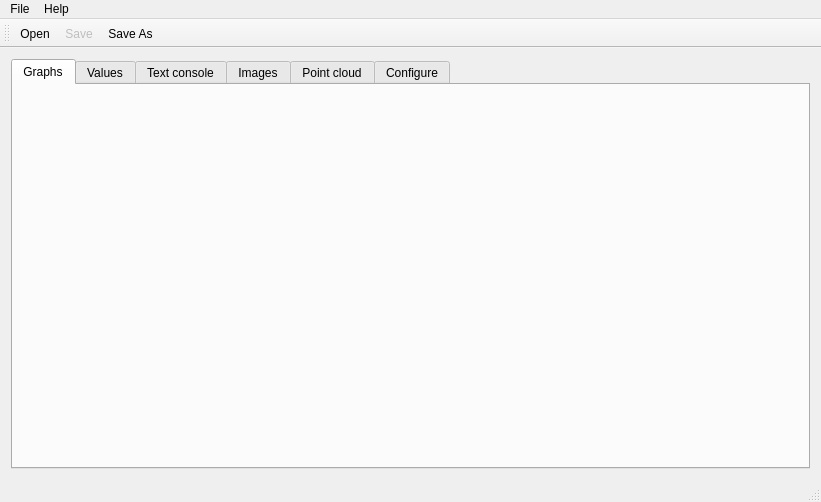
<?xml version="1.0" encoding="UTF-8"?>
<ui version="4.0">
 <class>PlotterMainView</class>
 <widget class="QMainWindow" name="PlotterMainView">
  <property name="geometry">
   <rect>
    <x>0</x>
    <y>0</y>
    <width>821</width>
    <height>502</height>
   </rect>
  </property>
  <property name="windowTitle">
   <string>plotter++</string>
  </property>
  <property name="windowIcon">
   <iconset resource="plotter_resource.qrc">
    <normaloff>:/icons/resources/app_icon.png</normaloff>:/icons/resources/app_icon.png</iconset>
  </property>
  <widget class="QWidget" name="centralWidget">
   <layout class="QHBoxLayout" name="horizontalLayout">
    <item>
     <widget class="QTabWidget" name="tabWidget">
      <property name="currentIndex">
       <number>0</number>
      </property>
      <widget class="QWidget" name="tabGraphic">
       <attribute name="title">
        <string>Graphs</string>
       </attribute>
       <layout class="QVBoxLayout" name="verticalLayout_3">
        <item>
         <layout class="QVBoxLayout" name="loGraphTab"/>
        </item>
       </layout>
      </widget>
      <widget class="QWidget" name="tabValues">
       <attribute name="title">
        <string>Values</string>
       </attribute>
       <layout class="QVBoxLayout" name="verticalLayout_4">
        <item>
         <layout class="QVBoxLayout" name="loValuesTab"/>
        </item>
       </layout>
      </widget>
      <widget class="QWidget" name="tabTextConsole">
       <attribute name="title">
        <string>Text console</string>
       </attribute>
       <layout class="QVBoxLayout" name="verticalLayout_5">
        <item>
         <layout class="QVBoxLayout" name="loTextConsole"/>
        </item>
       </layout>
      </widget>
      <widget class="QWidget" name="tabImages">
       <attribute name="title">
        <string>Images</string>
       </attribute>
       <layout class="QVBoxLayout" name="verticalLayout_6">
        <item>
         <layout class="QVBoxLayout" name="loImageTab"/>
        </item>
       </layout>
      </widget>
      <widget class="QWidget" name="tabPointCloud">
       <attribute name="title">
        <string>Point cloud</string>
       </attribute>
       <layout class="QVBoxLayout" name="verticalLayout">
        <item>
         <layout class="QVBoxLayout" name="loScatterLayout"/>
        </item>
       </layout>
      </widget>
      <widget class="QWidget" name="tabConfigure">
       <attribute name="icon">
        <iconset>
         <normaloff>:/root/resources/setting.png</normaloff>:/root/resources/setting.png</iconset>
       </attribute>
       <attribute name="title">
        <string>Configure</string>
       </attribute>
       <layout class="QVBoxLayout" name="verticalLayout_2">
        <item>
         <layout class="QVBoxLayout" name="loConfigureTab"/>
        </item>
       </layout>
      </widget>
     </widget>
    </item>
   </layout>
  </widget>
  <widget class="QMenuBar" name="menuBar">
   <property name="geometry">
    <rect>
     <x>0</x>
     <y>0</y>
     <width>821</width>
     <height>21</height>
    </rect>
   </property>
   <widget class="QMenu" name="menuFile">
    <property name="title">
     <string>File</string>
    </property>
    <addaction name="action_Load"/>
    <addaction name="action_Save"/>
    <addaction name="action_Save_As"/>
    <addaction name="separator"/>
    <addaction name="action_Exit"/>
   </widget>
   <widget class="QMenu" name="menuHelp">
    <property name="title">
     <string>Help</string>
    </property>
    <addaction name="action_About"/>
   </widget>
   <addaction name="menuFile"/>
   <addaction name="menuHelp"/>
  </widget>
  <widget class="QToolBar" name="mainToolBar">
   <attribute name="toolBarArea">
    <enum>TopToolBarArea</enum>
   </attribute>
   <attribute name="toolBarBreak">
    <bool>false</bool>
   </attribute>
   <addaction name="action_Load"/>
   <addaction name="action_Save"/>
   <addaction name="action_Save_As"/>
  </widget>
  <widget class="QStatusBar" name="statusBar"/>
  <action name="action_Exit">
   <property name="icon">
    <iconset resource="plotter_resource.qrc">
     <normaloff>:/icons/resources/exit.png</normaloff>:/icons/resources/exit.png</iconset>
   </property>
   <property name="text">
    <string>&amp;Exit</string>
   </property>
   <property name="iconText">
    <string>Exit</string>
   </property>
   <property name="shortcut">
    <string>Ctrl+E</string>
   </property>
  </action>
  <action name="action_About">
   <property name="icon">
    <iconset resource="plotter_resource.qrc">
     <normaloff>:/icons/resources/about.png</normaloff>:/icons/resources/about.png</iconset>
   </property>
   <property name="text">
    <string>&amp;About and Help</string>
   </property>
   <property name="shortcut">
    <string>F1</string>
   </property>
  </action>
  <action name="action_Save_As">
   <property name="icon">
    <iconset resource="plotter_resource.qrc">
     <normaloff>:/icons/resources/save_as.png</normaloff>:/icons/resources/save_as.png</iconset>
   </property>
   <property name="text">
    <string>&amp;Save As</string>
   </property>
   <property name="shortcut">
    <string>Ctrl+S</string>
   </property>
  </action>
  <action name="action_Load">
   <property name="icon">
    <iconset resource="plotter_resource.qrc">
     <normaloff>:/icons/resources/open.png</normaloff>:/icons/resources/open.png</iconset>
   </property>
   <property name="text">
    <string>Open</string>
   </property>
   <property name="iconText">
    <string>Open</string>
   </property>
   <property name="shortcut">
    <string>Ctrl+O</string>
   </property>
  </action>
  <action name="action_Save">
   <property name="enabled">
    <bool>false</bool>
   </property>
   <property name="icon">
    <iconset resource="plotter_resource.qrc">
     <normaloff>:/icons/resources/save.png</normaloff>:/icons/resources/save.png</iconset>
   </property>
   <property name="text">
    <string>Save</string>
   </property>
  </action>
 </widget>
 <layoutdefault spacing="6" margin="11"/>
 <resources>
  <include location="plotter_resource.qrc"/>
 </resources>
 <connections/>
</ui>
